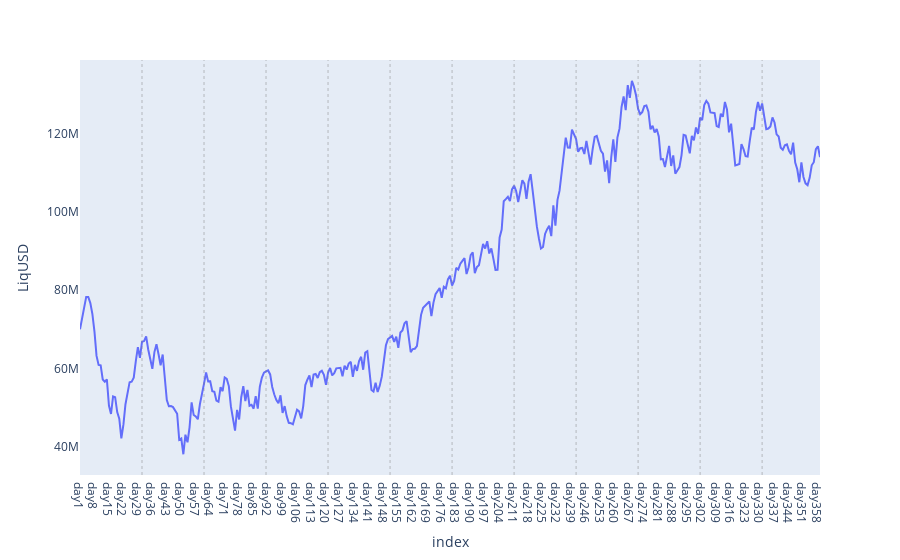

Write notebook code for a chart like this one.
### Code cell
# Plot batch2
for col in df.columns:
    if col in ('Reserves', 'LiqUSD', 'LiqOHM', 'ReservesIN', 'ReservesOUT', 'Treasury'):
        fig = df.plot(x=df.index, y=df[col])
        fig.layout.update(xaxis=dict(showgrid=False), yaxis=dict(showgrid=False))
        for i in range (params.short_cycle, params.horizon, params.short_cycle):
            fig.add_vline(x=i, line_width=0.5, line_dash="dot", line_color="grey")
        fig.show()

### Figure 1 — Plotly figure (JSON) as saved in the notebook; plotly's stock layout.template omitted (floating-point values rounded to 4 significant figures; data arrays with more than 128 entries replaced by an {"elided": "..."} marker saying what was removed)
{"data": [{"hovertemplate": "index=%{x}<br>LiqUSD=%{y}<extra></extra>", "legendgroup": "", "line": {"color": "#636efa", "dash": "solid"}, "marker": {"symbol": "circle"}, "mode": "lines", "name": "", "orientation": "v", "showlegend": false, "type": "scatter", "x": {"elided": "359 str values"}, "xaxis": "x", "y": {"elided": "359 float values"}, "yaxis": "y"}], "layout": {"legend": {"tracegroupgap": 0}, "margin": {"t": 60}, "shapes": [{"line": {"color": "grey", "dash": "dot", "width": 0.5}, "type": "line", "x0": 30, "x1": 30, "xref": "x", "y0": 0, "y1": 1, "yref": "y domain"}, {"line": {"color": "grey", "dash": "dot", "width": 0.5}, "type": "line", "x0": 60, "x1": 60, "xref": "x", "y0": 0, "y1": 1, "yref": "y domain"}, {"line": {"color": "grey", "dash": "dot", "width": 0.5}, "type": "line", "x0": 90, "x1": 90, "xref": "x", "y0": 0, "y1": 1, "yref": "y domain"}, {"line": {"color": "grey", "dash": "dot", "width": 0.5}, "type": "line", "x0": 120, "x1": 120, "xref": "x", "y0": 0, "y1": 1, "yref": "y domain"}, {"line": {"color": "grey", "dash": "dot", "width": 0.5}, "type": "line", "x0": 150, "x1": 150, "xref": "x", "y0": 0, "y1": 1, "yref": "y domain"}, {"line": {"color": "grey", "dash": "dot", "width": 0.5}, "type": "line", "x0": 180, "x1": 180, "xref": "x", "y0": 0, "y1": 1, "yref": "y domain"}, {"line": {"color": "grey", "dash": "dot", "width": 0.5}, "type": "line", "x0": 210, "x1": 210, "xref": "x", "y0": 0, "y1": 1, "yref": "y domain"}, {"line": {"color": "grey", "dash": "dot", "width": 0.5}, "type": "line", "x0": 240, "x1": 240, "xref": "x", "y0": 0, "y1": 1, "yref": "y domain"}, {"line": {"color": "grey", "dash": "dot", "width": 0.5}, "type": "line", "x0": 270, "x1": 270, "xref": "x", "y0": 0, "y1": 1, "yref": "y domain"}, {"line": {"color": "grey", "dash": "dot", "width": 0.5}, "type": "line", "x0": 300, "x1": 300, "xref": "x", "y0": 0, "y1": 1, "yref": "y domain"}, {"line": {"color": "grey", "dash": "dot", "width": 0.5}, "type": "line", "x0": 330, "x1": 330, "xref": "x", "y0": 0, "y1": 1, "yref": "y domain"}], "xaxis": {"anchor": "y", "domain": [0, 1], "showgrid": false, "title": {"text": "index"}}, "yaxis": {"anchor": "x", "domain": [0, 1], "showgrid": false, "title": {"text": "LiqUSD"}}}}
